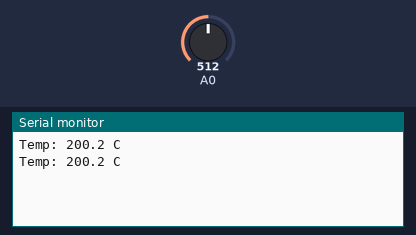
A sketch run on a simulated Arduino Uno, built with avr-gcc and run on an emulated ATmega328P. Parts: the last lines printed to the serial monitor. Inputs (shaded band) come from the test bench; at power-on: A0 = 512.

Above: at 1.8 s.
1.9 s: A0 set to 716
At 2.4 s:
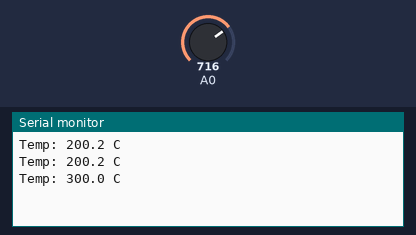
3.4 s: A0 set to 900
At 4.8 s:
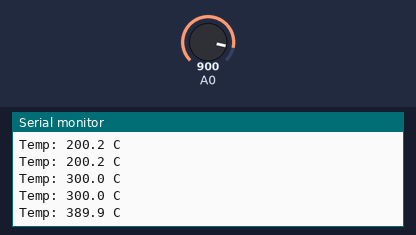
Timing chart, 0 to 6.4 s (numbered marks = the images above; inputs shaded):
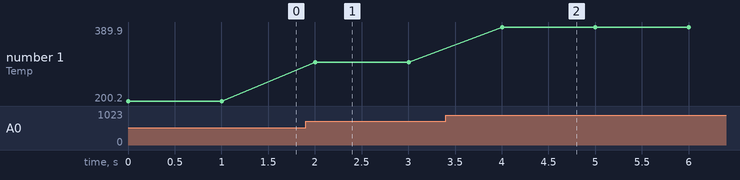

Measured:
- after the input at 1.9 s, the serial monitor: prints a new line after 0.10 s (image 1)
- after the input at 3.4 s, the serial monitor: prints a new line after 0.60 s (image 2)
- plotted number 1: 200.2 → 300 after the input at 1.9 s, 300 → 389.9 after the input at 3.4 s

The sketch:

Temperature.ino
```cpp
void setup() {
  Serial.begin(9600);
}

// วัดอุณหภูมิ
// หันด้านแบนเข้าหาตัว ต่อขาต่างๆ --->  + | Pin | -
void loop() {

  int tempraw = analogRead(A0); // อ่านค่า
  float voltage = (tempraw * 5.0) / 1023.0;
  float temp = (voltage - 0.50) * 100.0;

  Serial.print("Temp: ");
  Serial.print(temp, 1);
  Serial.print(" C");
  Serial.println();
  delay(1000);
}
```
